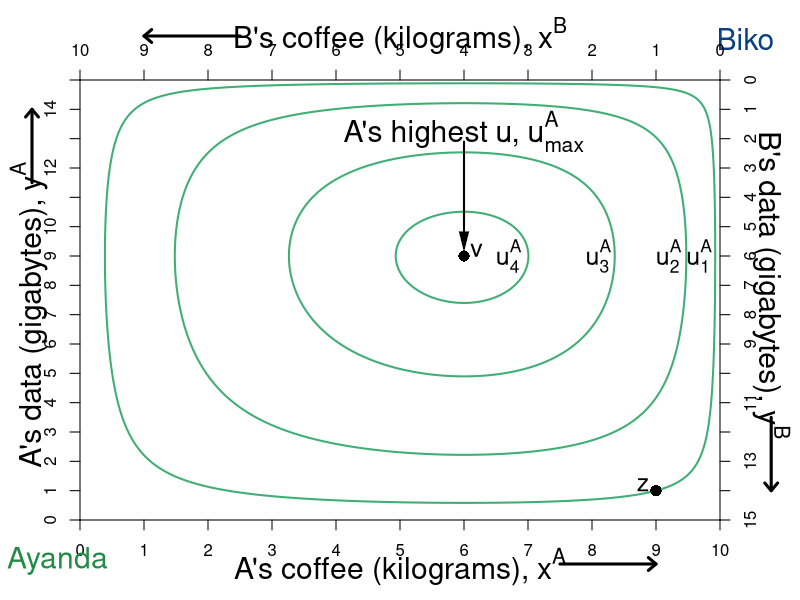

This figure's R source:
require(shape)
pdf(file = "property/property_hg_only.pdf", width = 9, height = 7)

#Set parameters for graphics
axislabelsize <- 1.8
labelsize <- 1.5
namesize <- 1.8
annotatesize <- 1.5
graphlinewidth <- 2
segmentlinewidth <- 1.5

COL <- c("#7fc97f", "#beaed4", "#fdc086", "#ffff99", "#386cb0", "#f0027f", "#bf5b17", "#666666")
COLA <- c("#99d8c9","#66c2a4","#41ae76", "#238b45", "#005824")
COLB <- c("#4eb3d3", "#2b8cbe", "#0868ac","#084081")

par(mar =  c(4, 4, 4, 4))

uA <- function(x, y, alpha = 0.5, lambda = 0.4) {
  (x^(alpha)*y^(1 - alpha))^(1-lambda)*((10 - x)^(alpha)*(15 - y)^(1 - alpha))^lambda
}

uB <- function(x, y) {
  (10 - x)^(0.5)*(15 - y)^(0.5)
}

xlims <- c(0, 10)
ylims <- c(0, 15)

npts <- 501 
x <- seq(xlims[1], xlims[2], length.out = npts)
y <- seq(ylims[1], ylims[2], length.out = npts) 



#For B we need a utility where xA = 5.88, ya = 8.82 => corresponds to 1.618 above

plot(0, 0, xlim = xlims, ylim = ylims, type = "n",
     xlab = expression(paste("")),
     ylab = expression(paste("")), 
     xaxt = "n", 
     yaxt = "n", 
     cex.lab = axislabelsize, 
     bty = "n",
     xaxs="i", 
     yaxs="i")

ticksy <- seq(from = 0, to = 15, by = 1)
ylabels <- seq(from = 0, to = 15, by = 1)
ticksx <- seq(from = 0, to = 10, by = 1)
xlabels <- seq(from = 0, to = 10, by = 1)
axis(1, at = ticksx, pos = 0, labels = xlabels)
axis(2, at = ticksy, pos = 0, labels = ylabels, las = 0)

#a <- c(uA(9,1) - 1, uA(9,1), uA(9,1) + 2, uA(9,1), uA(9,1) + 3, uA(9,1) + 4, uA(9,1) + 5, uA(9,1) + 6, uA(9,1) + 6.6,  uA(9,1) + 7)
a <- c(uA(9,1), uA(9,1) + 1.5, uA(9,1) + 2.5,  uA(9,1) + 2.9)

contour(x, y, 
        outer(x, y, uA),
        drawlabels = FALSE,
        col = COLA[3],
        lwd = graphlinewidth,
        levels = a, 
        xaxs="i", 
        yaxs="i", 
        add = TRUE) 

mtext(expression(paste("A's coffee (kilograms), ", x^A)), side=1, line = 2.5, cex = axislabelsize)
text(-0.8, 7, expression(paste("A's data (gigabytes), ", y^A)), xpd = TRUE, cex = axislabelsize, srt = 90) 

#Add arrows:
arrows(-0.75, 11.5, -0.75, 14, xpd = TRUE, length=0.1,angle=40,lwd=3)
arrows(7.5, -1.5, 9, -1.5, xpd = TRUE, length=0.1,angle=40,lwd=3)

# segments(0, 0, 6, 9, lty = 1, col = COL[2] , lwd = graphlinewidth)
# text(3.8, 4.3, expression("Pareto-efficient"))
# text(3.8, 3.8, expression("Curve"))
# Arrows(3.8, 4.5, 3.8, 5.2, col = "black", lty = 1, lwd = 2, arr.type = "triangle", arr.lwd = 0.5)

#Label the iso-welfare functions for the HG, Aisha
text(9.675, 9, expression(u[1]^A), cex = annotatesize)
text(9.2, 9, expression(u[2]^A), cex = annotatesize)
text(8.1, 9, expression(u[3]^A), cex = annotatesize)
text(6.7, 9, expression(u[4]^A), cex = annotatesize)

#Label the indifference curves for the HE, Betty
# text(1.3, 13, expression(u[1]^B))
# text(1.3, 11.8, expression(u[2]^B))
# text(1.3, 10.7, expression(u[3]^B))
# text(1.3, 8.4, expression(u[4]^B))
# text(1.3, 1.1, expression(u[5]^B))

#A's bliss point - 3.1073 is the value of u
# points(5.88, 8.82, pch = 16, col = "black", cex = 1.5)
text(6, 13.25, expression(paste("A's highest u, ", u[max]^A)), cex = namesize)
Arrows(6, 12.9, 6, 9.5, col = "black", lty = 1, lwd = 2, arr.type = "triangle", arr.lwd = 0.5)

#Label point i. 
# points(5, 7.5, pch = 16, col = "black", cex = 1.5)
# text(5, 7.1, expression(paste(i)))
# 

text(-0.35, -1.4, expression("Ayanda"), xpd = TRUE, cex = namesize, col = COLA[4])
text(10.4, 16.4, expression("Biko"), xpd = TRUE, cex = namesize, col = COLB[4])

par(new = TRUE)

#Use the same x and ylims as previously, but with locations switched
xlims2 <- c(10, 0)
ylims2 <- c(15, 0)

#Leave the ylab and xlab blank to ensure no axes titles
plot(0, 0, xlim = xlims2, ylim = ylims2, type = "n",
     xlab = expression(paste("")),
     ylab = expression(paste("")),
     xaxt = "n", 
     yaxt = "n", 
     cex.lab = 1.3, 
     bty = "n",
     xaxs="i", 
     yaxs="i")

uB <- function(x, y, alpha = 0.5, lambda = 0) {
  (x^(alpha)*y^(1 - alpha))^(1-lambda)*((10 - x)^(alpha)*(15 - y)^(1 - alpha))^lambda
}

b <- c(uB(1,14), uB(1,14) + 1.16, uB(1,14) + 2.08, uB(1,14) + 3.58, uB(1,14) + 7.03)

# contour(x, y, 
#         outer(x, y, uB),
#         drawlabels = FALSE,
#         col = COLB[2],
#         lwd = graphlinewidth,
#         levels = b, 
#         add = TRUE
# ) 


# #Label two points for comparison
points(1, 14, pch = 16, col = "black", cex = 1.5)
text(1.2, 13.8, expression(paste(z)), cex = annotatesize)

# #Label two points for comparison
points(0.4*10, 0.4*15, pch = 16, col = "black", cex = 1.5)
text(0.4*10-0.2, 0.4*15-0.2,expression(paste(v)), cex = annotatesize)



# points(8.8, (3/2)*8.8, pch = 16, col = "black", cex = 1.5)
# text(8.8, (3/2)*8.8 - 0.5, expression(paste(j)))
# 
# points(0.4, (3/2)*0.4, pch = 16, col = "black", cex = 1.5)
# text(0.4 + 0.2, (3/2)*0.4 + 0.2, expression(paste(k)))

#Set up axes at sides 3 and 4 (top and right)
axis(side = 3, at = ticksx, pos = 0, labels = xlabels)
axis(side = 4, at = ticksy, pos = 0, labels = ylabels, las = 0)
text(5, -1.5, expression(paste("B's coffee (kilograms), ", x^B)), xpd = TRUE, cex = axislabelsize)
text(-0.8, 7, expression(paste("B's data (gigabytes), ", y^B)), xpd = TRUE, cex = axislabelsize, srt = 270) 

#Add arrows:
arrows(-0.8, 11.5, -0.8, 14, xpd = TRUE, length=0.1,angle=40,lwd=3)
arrows(7.5, -1.5, 9, -1.5, xpd = TRUE, length=0.1,angle=40,lwd=3)


dev.off()
